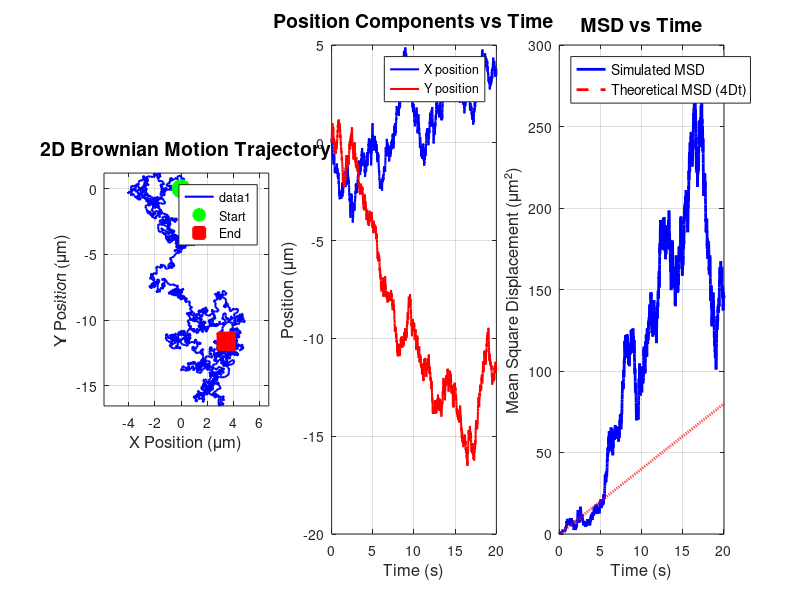

The MATLAB script that drew this image:
% 2D Brownian Motion Simulation - Single Particle
% Simulates random walk of ONE particle and calculates MSD

clear; clc; close all;

%% Simulation Parameters
n_steps = 2000;         % Number of time steps
dt = 0.01;              % Time step (s)
D = 1.0;                % Diffusion coefficient (μm²/s)

% Calculate step size based on diffusion coefficient
% For 2D: <Δr²> = 4*D*dt
step_size = sqrt(4*D*dt);

%% Initialize particle position
x = zeros(n_steps, 1);  % X positions
y = zeros(n_steps, 1);  % Y positions

% Start at origin
x(1) = 0;
y(1) = 0;

%% Simulate Brownian motion
fprintf('Simulating 2D Brownian motion...\n');

for t = 2:n_steps
    % Random angle for isotropic motion
    theta = 2*pi*rand();
    
    % Displacement in x and y directions
    dx = step_size * cos(theta);
    dy = step_size * sin(theta);
    
    % Update position
    x(t) = x(t-1) + dx;
    y(t) = y(t-1) + dy;
end

%% Calculate Mean Square Displacement (MSD)
time_array = (0:n_steps-1) * dt;
msd = zeros(n_steps, 1);

for t = 1:n_steps
    % Squared displacement from origin
    msd(t) = x(t)^2 + y(t)^2;
end

%% Theoretical MSD for comparison
% For 2D Brownian motion: MSD = 4*D*t
msd_theoretical = 4*D*time_array';

%% Plotting
figure('Position', [100, 100, 1400, 500]);

% Plot 1: Particle Trajectory
subplot(1, 3, 1);
plot(x, y, 'b-', 'LineWidth', 1.5);
hold on;
plot(x(1), y(1), 'go', 'MarkerSize', 12, 'MarkerFaceColor', 'g', ...
     'LineWidth', 2, 'DisplayName', 'Start');
plot(x(end), y(end), 'rs', 'MarkerSize', 12, 'MarkerFaceColor', 'r', ...
     'LineWidth', 2, 'DisplayName', 'End');
hold off;
grid on;
xlabel('X Position (μm)', 'FontSize', 12);
ylabel('Y Position (μm)', 'FontSize', 12);
title('2D Brownian Motion Trajectory', 'FontSize', 14, 'FontWeight', 'bold');
legend('Location', 'best');
axis equal;

% Plot 2: Position vs Time (both X and Y)
subplot(1, 3, 2);
plot(time_array, x, 'b-', 'LineWidth', 1.5, 'DisplayName', 'X position');
hold on;
plot(time_array, y, 'r-', 'LineWidth', 1.5, 'DisplayName', 'Y position');
hold off;
grid on;
xlabel('Time (s)', 'FontSize', 12);
ylabel('Position (μm)', 'FontSize', 12);
title('Position Components vs Time', 'FontSize', 14, 'FontWeight', 'bold');
legend('Location', 'best');

% Plot 3: Mean Square Displacement vs Time
subplot(1, 3, 3);
plot(time_array, msd, 'b-', 'LineWidth', 2, 'DisplayName', 'Simulated MSD');
hold on;
plot(time_array, msd_theoretical, 'r--', 'LineWidth', 2, 'DisplayName', 'Theoretical MSD (4Dt)');
hold off;
grid on;
xlabel('Time (s)', 'FontSize', 12);
ylabel('Mean Square Displacement (μm²)', 'FontSize', 12);
title('MSD vs Time', 'FontSize', 14, 'FontWeight', 'bold');
legend('Location', 'northwest', 'FontSize', 10);

%% Display Results
fprintf('\n=== Simulation Results ===\n');
fprintf('Number of steps: %d\n', n_steps);
fprintf('Time step: %.4f s\n', dt);
fprintf('Total simulation time: %.2f s\n', n_steps*dt);
fprintf('Diffusion coefficient: %.3f μm²/s\n', D);
fprintf('\nFinal position: (%.3f, %.3f) μm\n', x(end), y(end));
fprintf('Final distance from origin: %.3f μm\n', sqrt(x(end)^2 + y(end)^2));
fprintf('Final MSD: %.3f μm²\n', msd(end));
fprintf('Theoretical MSD at final time: %.3f μm²\n', msd_theoretical(end));

%% Note about single particle MSD
fprintf('\n=== Important Note ===\n');
fprintf('For a SINGLE particle, the MSD curve will be noisy and may deviate\n');
fprintf('significantly from the theoretical prediction. This is expected!\n');
fprintf('Run the simulation multiple times to see different trajectories.\n');
fprintf('For smoother MSD curves, use ensemble averaging with multiple particles.\n');